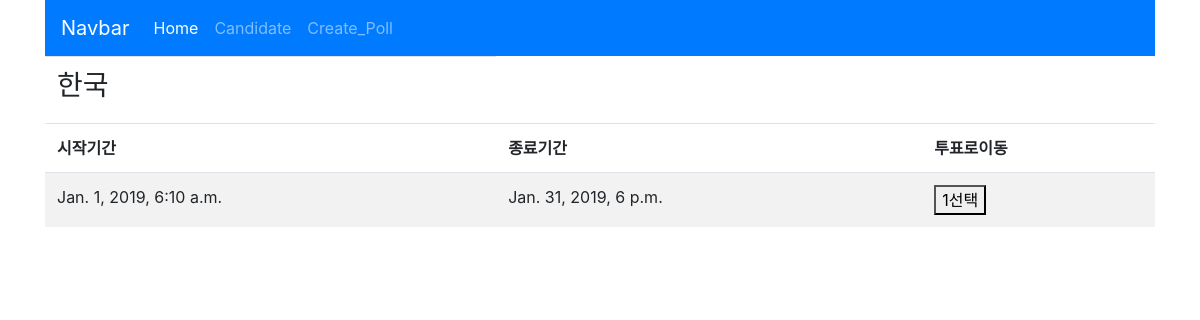
Page /candidate/areas/한국/ on the earlier database version.
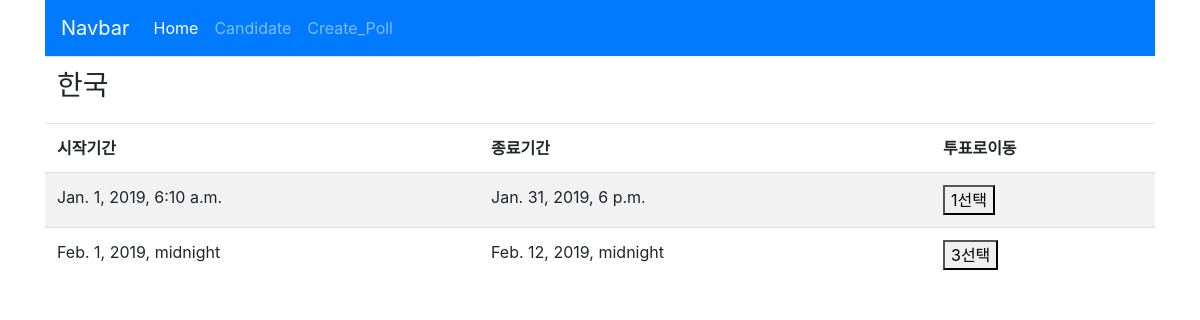
Same page on the later database version.
### elections/models.py (models this page shows, shortened)
class Poll(models.Model):
    start_date = models.DateTimeField()
    end_date = models.DateTimeField()
    area = models.CharField(max_length = 15)
    def __str__(self):
        return self.area

### elections/views.py (the view)
# urls.py: re_path('candidate/areas/(?P<area>.+)/$', views.areas),
def areas(request, area):
    today = datetime.datetime.now()
    try:
        polls = Poll.objects.filter(area = area)
        print(polls)
    except:
        polls = None
    context = {'polls': polls, 'area': area}
    return render(request, 'elections/area_list.html', context)

### elections/templates/elections/area_list.html (shortened to what this page needs)
{% extends "elections/layout.html" %}
{% block content %}
    {% if polls %}
        <table class="table table-striped">
            <thead>
                <tr>
                    <td>
                        <h3>{{area}}</h3>
                    </td>
                </tr>
                <tr>
                    <td>
                        <b>시작기간</b>
                    </td>
                    <td>
                        <b>종료기간</b>
                    </td>
                    <td>
                        <b>투표로이동</b>
                    </td>
                </tr>
            </thead>
            <tbody>
                {% for poll in polls %}
                    <tr>
                        <td>
                            {{poll.start_date}}</td>
                        <td>
                            {{poll.end_date}}
                        </td>
                        <td>
                            <form action="{% url 'elections:show_poll' %}" method="post">
                                <button name="poll_id" value="{{poll.id}}">{{poll.id}}선택</button>
                            </form>
                        </td>
                    </tr>
                {% endfor %}
            </tbody>
        </table>
    {% else %}
        1여론조사가 없습니다.
    {% endif %}
{% endblock %}

Differences in the rows shown:
added Poll: start_date "Feb. 1, 2019, midnight", end_date "Feb. 12, 2019, midnight", id "3"
